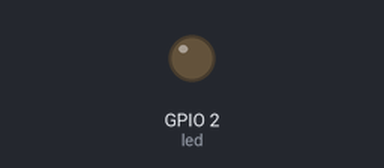
The sketch below on a simulated ESP8266 (NodeMCU). Shown: output pins drawn as LEDs (lit = HIGH). WiFi joins after 1.5 s; servers stay silent unless stated; random numbers use the default seed unless the sketch sets one; what the sketch prints to the serial monitor is not drawn.

Above: at 0.1 s.
Timing chart, 0 to 2.7 s (numbered marks = the images above):
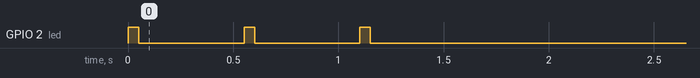

The sketch:

restapi_test.bak.ino
```cpp
// (licence header left out)
#include <ESP8266WiFi.h>
#include <WiFiClient.h>
#include <ESP8266WebServer.h>
#include <ESP8266mDNS.h>

const char *ssid = "ADB-LAB419-X-TEAM";
const char *password = "4melinium";
MDNSResponder mdns;

ESP8266WebServer server ( 80 );

const int led = 2;

const char *log_message = \
"<html>\
  <head>\
    <meta http-equiv='refresh' content='5'/>\
    <title>ESP8266 Log</title>\
    <style>\
      body { background-color: #cccccc; font-family: Arial, Helvetica, Sans-Serif; Color: #000088; }\
    </style>\
  </head>\
  <body>\
    <h1>ESP8266 Log</h1>\
    <p>%s</p>\
  </body>\
</html>";

#define LOG_MSG_LENGTH 400
#define LOG_MAX_LENGTH (1024-LOG_MSG_LENGTH)
char log_buffer[LOG_MAX_LENGTH] = "log test\n";
int  log_length = 9;

void addLog( const char *msg ) {
  size_t len = strlen( msg );
  Serial.println ( "Log message: " );
  Serial.println ( msg );
  Serial.print ( "Msg length: " );
  Serial.println ( len );
  Serial.print ( "Log length: " );
  Serial.println ( log_length );

  if( len > LOG_MAX_LENGTH - 1 ) {
    Serial.println ( "Log message longer than the buffer" );
    return;
  }

  if( log_length + len > LOG_MAX_LENGTH - 1 ) {
    Serial.println ( "Trunkating:" );
    Serial.println ( log_buffer );
    strcpy( log_buffer, log_buffer + len );
    log_length -= len;
    Serial.println ( "After:" );
    Serial.println ( log_buffer );
  }

  strcat( log_buffer, msg );
  strcat( log_buffer, "<br>" );
  log_length += len;
  Serial.print ( "New Log length: " );
  Serial.println ( log_length );
  Serial.println ( "New log:" );
  Serial.println ( log_buffer );
}

void displayLog() {
  digitalWrite ( led, 1 );

  char temp[LOG_MAX_LENGTH + LOG_MSG_LENGTH];
  snprintf ( temp, LOG_MAX_LENGTH + LOG_MSG_LENGTH, log_message, log_buffer );
  server.send ( 200, "text/html", temp );
  digitalWrite ( led, 0 );
}

void handleRoot() {
	digitalWrite ( led, 1 );
	char temp[400];
	int sec = millis() / 1000;
	int min = sec / 60;
	int hr = min / 60;

	snprintf ( temp, 400,

"<html>\
  <head>\
    <meta http-equiv='refresh' content='5'/>\
    <title>ESP8266 Demo</title>\
    <style>\
      body { background-color: #cccccc; font-family: Arial, Helvetica, Sans-Serif; Color: #000088; }\
    </style>\
  </head>\
  <body>\
    <h1>Hello from ESP8266!</h1>\
    <p>Uptime: %02d:%02d:%02d</p>\
    <img src=\"/test.svg\" />\
  </body>\
</html>",

		hr, min % 60, sec % 60
	);
	server.send ( 200, "text/html", temp );
	digitalWrite ( led, 0 );
}

void handleNotFound() {
	digitalWrite ( led, 1 );
	String message = "File Not Found\n\n";
	message += "URI: ";
	message += server.uri();
	message += "\nMethod: ";
	message += ( server.method() == HTTP_GET ) ? "GET" : "POST";
	message += "\nArguments: ";
	message += server.args();
	message += "\n";

	for ( uint8_t i = 0; i < server.args(); i++ ) {
		message += " " + server.argName ( i ) + ": " + server.arg ( i ) + "\n";
	}

	server.send ( 404, "text/plain", message );
	digitalWrite ( led, 0 );
}

void setup ( void ) {
  //pinMode ( 0, INPUT );
	pinMode ( led, OUTPUT );
	digitalWrite ( led, 0 );
	Serial.begin ( 74880 );
	WiFi.begin ( ssid, password );
	Serial.println ( "" );

  // Wait for connection
	while ( WiFi.status() != WL_CONNECTED ) {
    digitalWrite ( led, 1 );
    delay ( 50 );
    digitalWrite ( led, 0 );
    delay ( 500 );
		Serial.print ( "." );
	}

	Serial.println ( "" );
	Serial.print ( "Connected to " );
	Serial.println ( ssid );
	Serial.print ( "IP address: " );
	Serial.println ( WiFi.localIP() );

	if ( mdns.begin ( "esp8266", WiFi.localIP() ) ) {
		Serial.println ( "MDNS responder started" );
	}

	server.on ( "/", handleRoot );
	server.on ( "/test.svg", drawGraph );
  server.on ( "/log", displayLog );
	server.on ( "/inline", []() {
		server.send ( 200, "text/plain", "this works as well" );
	} );
	server.onNotFound ( handleNotFound );
	server.begin();
	Serial.println ( "HTTP server started" );
}

int counter = 1;

void loop ( void ) {
  char buf[100];
  sprintf( buf, "This is a log message nr %d\n", counter );
	addLog( buf );
  counter += 1;

	mdns.update();
	server.handleClient();
}

void drawGraph() {
	String out = "";
	char temp[100];
	out += "<svg xmlns=\"http://www.w3.org/2000/svg\" version=\"1.1\" width=\"400\" height=\"150\">\n";
 	out += "<rect width=\"400\" height=\"150\" fill=\"rgb(250, 230, 210)\" stroke-width=\"1\" stroke=\"rgb(0, 0, 0)\" />\n";
 	out += "<g stroke=\"black\">\n";
 	int y = rand() % 130;
 	for (int x = 10; x < 390; x+= 10) {
 		int y2 = rand() % 130;
 		sprintf(temp, "<line x1=\"%d\" y1=\"%d\" x2=\"%d\" y2=\"%d\" stroke-width=\"1\" />\n", x, 140 - y, x + 10, 140 - y2);
 		out += temp;
 		y = y2;
 	}
	out += "</g>\n</svg>\n";

	server.send ( 200, "image/svg+xml", out);
}
```
